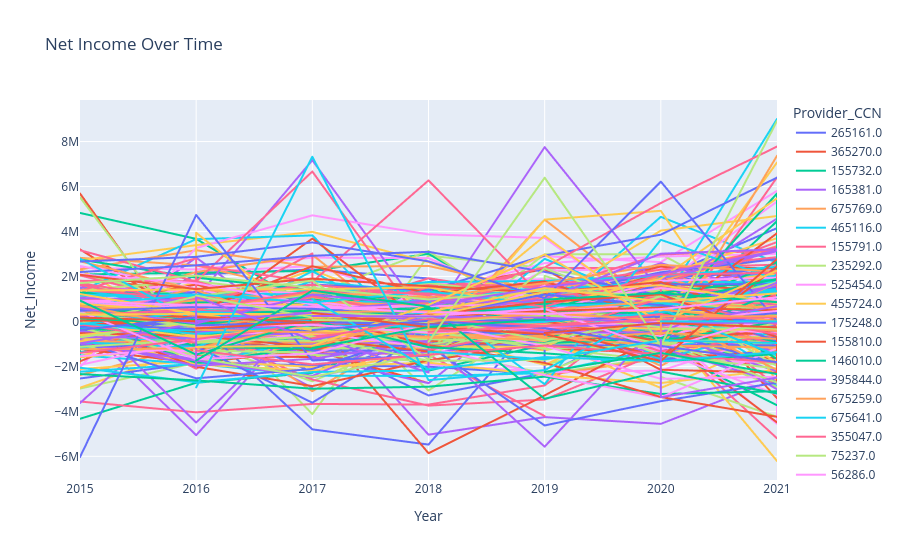

Here is the notebook cell this chart was saved with:
### Code cell
import plotly.express as px

fig = px.line(sampled_df, x='Year', y='Net_Income', color='Provider_CCN', title='Net Income Over Time')
fig.show()
